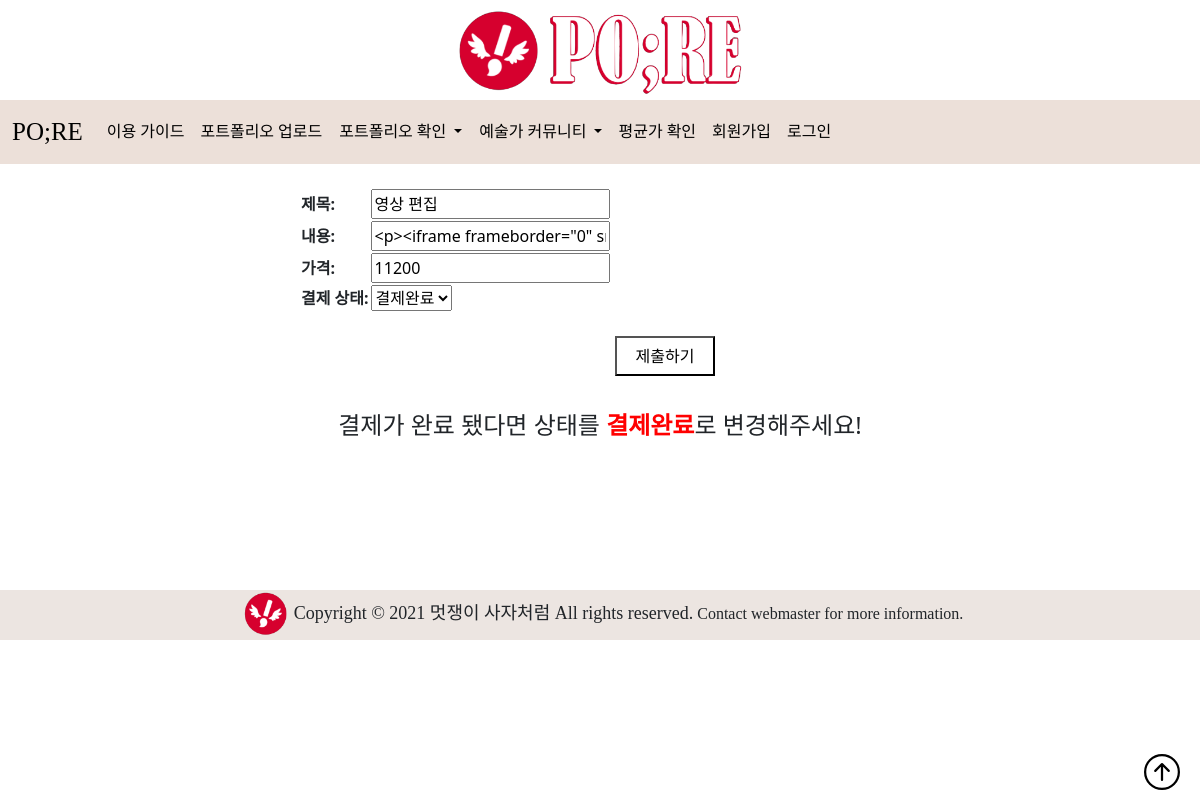
Page /portfolio/dealedit/1/ on the earlier database version.
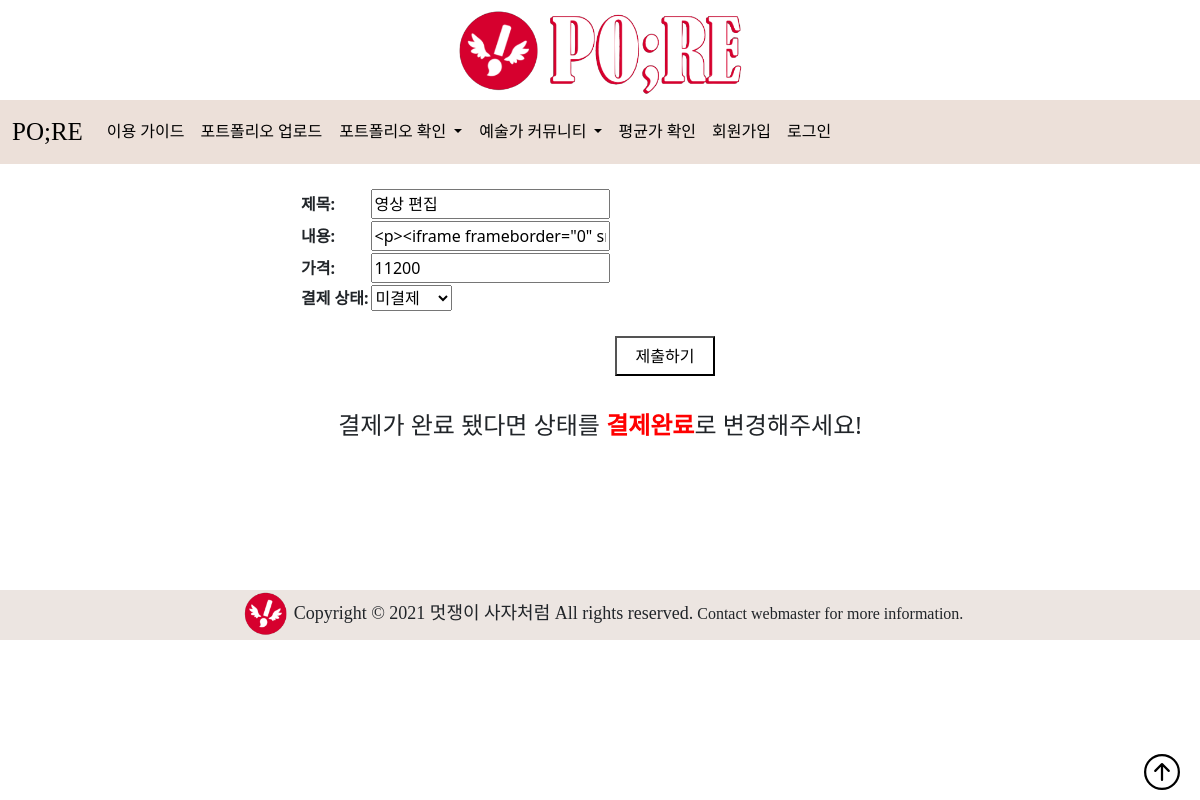
Same page on the later database version.
### portfolio/models.py (models this page shows, shortened)
class Business(models.Model):
    deal_title = models.CharField(max_length=200)
    deal_content = models.TextField()
    deal_date = models.DateTimeField()
    u_id = models.ForeignKey(CustomUser, on_delete=models.CASCADE, related_name='business', null=True)
    price = models.CharField(max_length=200)
    status = models.CharField(
        max_length=9,
        choices=(
            ('ready', '미결제'),
            ('paid', '결제완료'),
        ),
        default='ready',
        db_index=True)
    field_id = models.ForeignKey(Field, on_delete=models.CASCADE, related_name='business', null=True)

### portfolio/views.py (the view)
# urls.py: path('dealedit/<int:id>/', views.dealedit, name='dealedit'),
def dealedit(request, id):
    deal = get_object_or_404(Business, id=id)
    if request.method == 'POST':
        form = BusinessForm(request.POST, instance=deal)
        if form.is_valid():
            deal = form.save(commit=False)
            deal.deal_date = timezone.now()
            deal.save()
            return redirect('dealdetail', id)
    else:
        form = BusinessForm(instance=deal)
        return render(request, 'portfolio/deal_edit.html', {'form':form})

### portfolio/forms.py
class BusinessForm(forms.ModelForm):
    class Meta:
        model = Business
        fields = ['deal_title', 'deal_content', 'price', 'status']
        widgets = {
            'deal_content': SummernoteWidget(),
        }
        labels = {
            'deal_title': '제목',
            'deal_content': '내용',
            'price': '가격',
            'status': '결제 상태',
        }

### portfolio/templates/portfolio/deal_edit.html (shortened to what this page needs)
{% extends 'portfolio/base.html' %}
{% load static %}
{% block content %}
<head>
</head>
<form method="POST">
    <table>
        {{ form.as_table }}
    </table>
    <br>
    <div class="button">
        <input class="up" type="submit" value="제출하기">
    </div>
</form>
<h4>결제가 완료 됐다면 상태를 <b style="color: red;">결제완료</b>로 변경해주세요!</h4>
{% endblock %}

Differences in the rows shown:
changed Business "영상 편집": status "결제완료" → "미결제"
